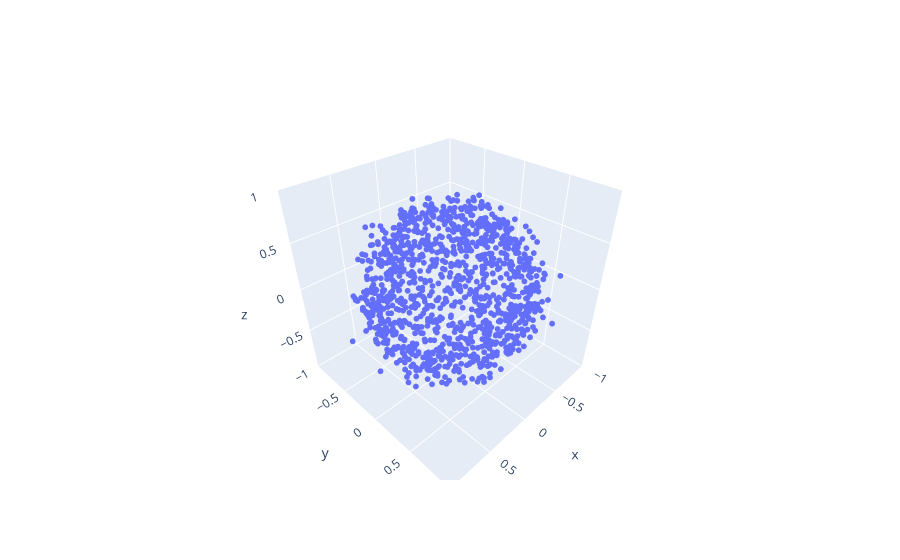

The notebook cell saved with this chart:
### Code cell
range_k=100
folder = 'goe_local2'
N=12
state_number=0

X3_long=[]
X2_long=[]
m_list=[]
m1_list=[]
for k in range(range_k):
    file_name=folder+f"{N}_{k}_{state_number}"
    dab=load_d(file_name)
    X2,X3,m1,m=mapData(dab,False)
    X3_long.append(X3)
    X2_long.append(X2)
    m_list.append(m)
    m1_list.append(m1)
X3_long_array=np.concatenate(X3_long, axis=0)
X2_long_array=np.concatenate(X2_long, axis=0)

m=max(m_list)
m1=max(m1_list)

plt.scatter(X2_long_array[:,0]/m1,X2_long_array[:,1]/m1)
plt.title("2D embedding of J")
plt.xlabel("x")
plt.ylabel("y")
output_dir = 'plots'
os.makedirs(output_dir, exist_ok=True)  # Create the directory if it does not exist
plt.savefig(os.path.join(output_dir, f'2D_embedding_local2_I_avg.png'))
plt.show()

fig = go.Figure(data=go.Scatter3d(x=X3_long_array[:, 0]/m, y=X3_long_array[:, 1]/m, z=X3_long_array[:, 2]/m, mode='markers',marker=dict(size=2)))

fig.update_layout(
scene=dict(
            xaxis=dict(range=[-1, 1]),
            yaxis=dict(range=[-1, 1]),
            zaxis=dict(range=[-1, 1]),
            aspectmode='cube'))
        
fig.show()

r,x0,y0,z0, rmse=sphereFit(X3_long_array[:,0]/m,X3_long_array[:,1]/m,X3_long_array[:,2]/m)
print(f"Number of points {range_k*12}")
print("RMSE of the cloud points to a sphere: ")
print(rmse)
print("Number of points in a sphere of radius 0.5: ")
count_points_in_sphere(X3_long_array[:,0]/m, X3_long_array[:,1]/m, X3_long_array[:,2]/m, 0.5)

### Figure 1 — Plotly figure (JSON) as saved in the notebook; plotly's stock layout.template omitted (floating-point values rounded to 4 significant figures; data arrays with more than 128 entries replaced by an {"elided": "..."} marker saying what was removed)
{"data": [{"marker": {"size": 2}, "mode": "markers", "type": "scatter3d", "x": {"elided": "1200 float values"}, "y": {"elided": "1200 float values"}, "z": {"elided": "1200 float values"}}], "layout": {"scene": {"aspectmode": "cube", "xaxis": {"range": [-1, 1]}, "yaxis": {"range": [-1, 1]}, "zaxis": {"range": [-1, 1]}}}}
